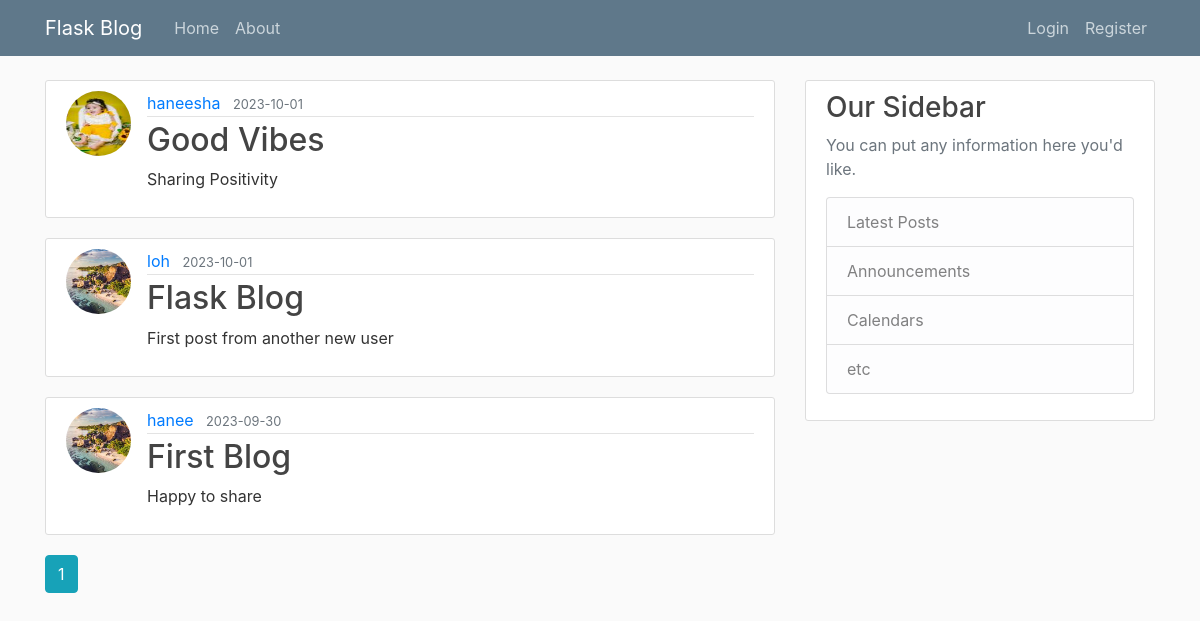
The page /home on the database its author committed.
### blogapp/models.py (models this page shows, shortened)
class Post(db.Model):
    id = db.Column(db.Integer, primary_key=True)
    title = db.Column(db.String(100), nullable=False)
    date_posted = db.Column(db.DateTime, nullable=False, default=datetime.utcnow)
    content = db.Column(db.Text, nullable=False)
    user_id = db.Column(db.Integer, db.ForeignKey('user.id'), nullable=False)

class User(db.Model, UserMixin):
    id = db.Column(db.Integer, primary_key=True)
    username = db.Column(db.String(20), unique=True, nullable=False)
    email = db.Column(db.String(120), unique=True, nullable=False)
    image_file = db.Column(db.String(20), nullable=False, default='default.jpg')
    password = db.Column(db.String(60), nullable=False)
    posts = db.relationship('Post', backref='author', lazy=True)

### blogapp/main/routes.py (the view)
@main.route("/")
@main.route("/home")
def home():
    page = request.args.get('page', 1, type=int)
    posts = Post.query.order_by(Post.date_posted.desc()).paginate(page=page, per_page=5)
    return render_template('home.html', posts=posts)

### blogapp/templates/home.html
{% extends "layout.html" %}
{% block content %}
    {% for post in posts.items %}
        <article class="media content-section">
          <img class="rounded-circle article-img" src="{{ url_for('static', filename='profile_pics/' + post.author.image_file) }}">
          <div class="media-body">
            <div class="article-metadata">
              <a class="mr-2" href="{{ url_for('users.user_posts', username=post.author.username) }}">{{ post.author.username }}</a>
              <small class="text-muted">{{ post.date_posted.strftime('%Y-%m-%d') }}</small>
            </div>
            <h2><a class="article-title" href="{{ url_for('posts.post', post_id=post.id) }}">{{ post.title }}</a></h2>
            <p class="article-content">{{ post.content }}</p>
          </div>
        </article>
    {% endfor %}
    {% for page_num in posts.iter_pages(left_edge=1, right_edge=1, left_current=1, right_current=2) %}
      {% if page_num %}
        {% if posts.page == page_num %}
          <a class="btn btn-info mb-4" href="{{ url_for('main.home', page=page_num) }}">{{ page_num }}</a>
        {% else %}
          <a class="btn btn-outline-info mb-4" href="{{ url_for('main.home', page=page_num) }}">{{ page_num }}</a>
        {% endif %}
      {% else %}
        ...
      {% endif %}
    {% endfor %}
{% endblock content %}

### blogapp/templates/layout.html (shortened to what this page needs)
<!DOCTYPE html>
<html>
<head>
    <link rel="stylesheet" href="https://maxcdn.bootstrapcdn.com/bootstrap/4.0.0/css/bootstrap.min.css">
    <link rel="stylesheet" type="text/css" href="{{ url_for('static', filename='main.css') }}">
</head>
<body>
    <header class="site-header">
      <nav class="navbar navbar-expand-md navbar-dark bg-steel fixed-top">
        <div class="container">
          <a class="navbar-brand mr-4" href="/">Flask Blog</a>
          <div class="collapse navbar-collapse" id="navbarToggle">
            <div class="navbar-nav mr-auto">
              <a class="nav-item nav-link" href="{{ url_for('main.home') }}">Home</a>
              <a class="nav-item nav-link" href="{{ url_for('main.about') }}">About</a>
            </div>
            <div class="navbar-nav">
              {% if current_user.is_authenticated %}
                <a class="nav-item nav-link" href="{{ url_for('posts.new_post') }}">New Post</a>
                <a class="nav-item nav-link" href="{{ url_for('users.account') }}">Account</a>
                <a class="nav-item nav-link" href="{{ url_for('users.logout') }}">Logout</a>
              {% else %}
                <a class="nav-item nav-link" href="{{ url_for('users.login') }}">Login</a>
                <a class="nav-item nav-link" href="{{ url_for('users.register') }}">Register</a>
              {% endif %}
            </div>
          </div>
        </div>
      </nav>
    </header>
    <main role="main" class="container">
      <div class="row">
        <div class="col-md-8">
          {% block content %}{% endblock %}
        </div>
        <div class="col-md-4">
          <div class="content-section">
            <h3>Our Sidebar</h3>
            <p class='text-muted'>You can put any information here you'd like.
              <ul class="list-group">
                <li class="list-group-item list-group-item-light">Latest Posts</li>
                <li class="list-group-item list-group-item-light">Announcements</li>
                <li class="list-group-item list-group-item-light">Calendars</li>
                <li class="list-group-item list-group-item-light">etc</li>
              </ul>
            </p>
          </div>
        </div>
      </div>
    </main>
</body>
</html>

### blogapp/static/main.css (style rules this page uses)
body { background: #fafafa; color: #333333; margin-top: 5rem; }
h1, h2, h3, h4, h5, h6 { color: #444444; }
.bg-steel { background-color: #5f788a; }
.site-header .navbar-nav .nav-link { color: #cbd5db; }
.content-section { background: #ffffff; padding: 10px 20px; border: 1px solid #dddddd; border-radius: 3px; margin-bottom: 20px; }
.article-title { color: #444444; }
.article-content { white-space: pre-line; }
.article-img { height: 65px; width: 65px; margin-right: 16px; }
.article-metadata { padding-bottom: 1px; margin-bottom: 4px; border-bottom: 1px solid #e3e3e3 }

### rows shown on the page
Post: image_file (picture), author.username "haneesha", date_posted "2023-10-01", title "Good Vibes", content "Sharing Positivity"
Post: image_file (placeholder picture), author.username "loh", date_posted "2023-10-01", title "Flask Blog", content "First post from another new user"
Post: image_file (placeholder picture), author.username "hanee", date_posted "2023-09-30", title "First Blog", content "Happy to share"

### other values the page prints
{{ page_num }} "1"
